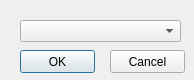
<?xml version="1.0" encoding="UTF-8"?>
<ui version="4.0">
 <class>SetNetwork_GUI</class>
 <widget class="QDialog" name="SetNetwork_GUI">
  <property name="geometry">
   <rect>
    <x>0</x>
    <y>0</y>
    <width>194</width>
    <height>80</height>
   </rect>
  </property>
  <property name="windowTitle">
   <string>Set Network</string>
  </property>
  <widget class="QComboBox" name="comboBox">
   <property name="geometry">
    <rect>
     <x>20</x>
     <y>20</y>
     <width>161</width>
     <height>22</height>
    </rect>
   </property>
  </widget>
  <widget class="QPushButton" name="okButton">
   <property name="geometry">
    <rect>
     <x>20</x>
     <y>50</y>
     <width>75</width>
     <height>23</height>
    </rect>
   </property>
   <property name="text">
    <string>OK</string>
   </property>
  </widget>
  <widget class="QPushButton" name="cancelButton">
   <property name="geometry">
    <rect>
     <x>110</x>
     <y>50</y>
     <width>75</width>
     <height>23</height>
    </rect>
   </property>
   <property name="text">
    <string>Cancel</string>
   </property>
  </widget>
 </widget>
 <resources/>
 <connections/>
</ui>
